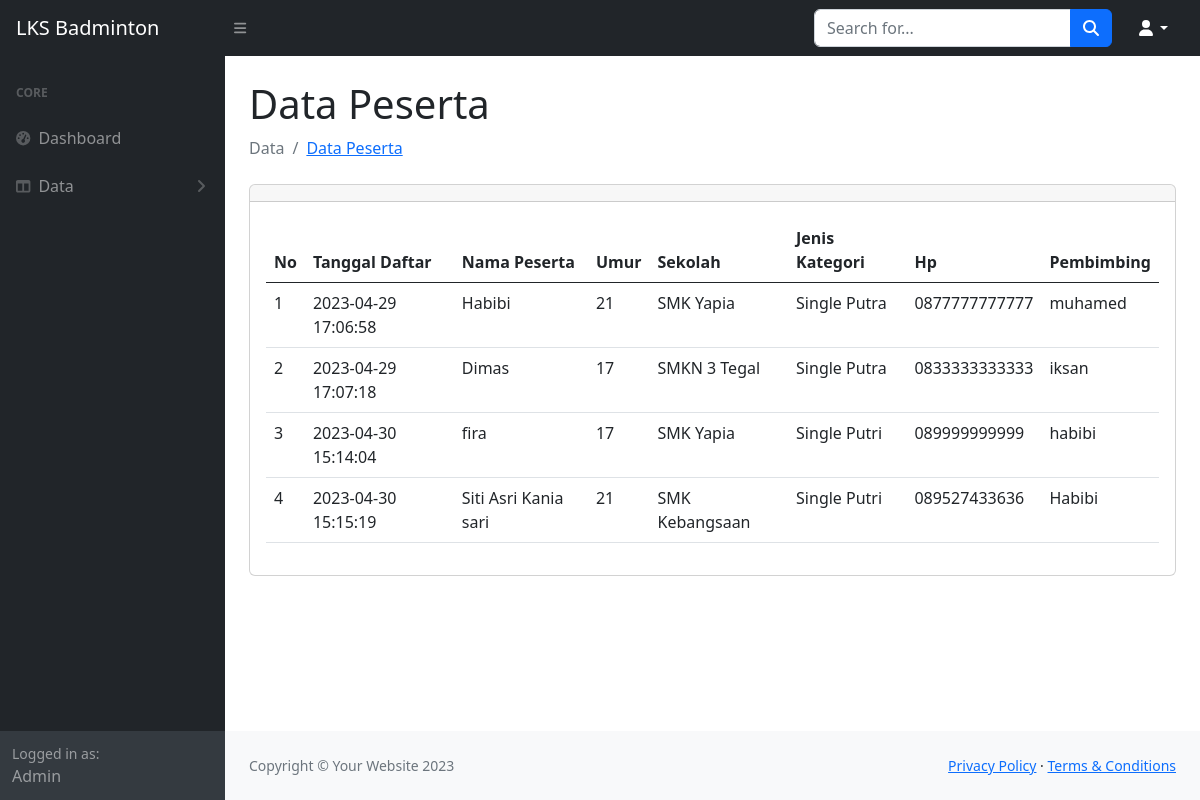
Screenshot of /admin/peserta.php with the database file from the repository.
### tables this page shows
CREATE TABLE `peserta_lks` (
  `idpeserta` int(11) NOT NULL,
  `idkategori` int(11) NOT NULL,
  `idkontingen` int(11) NOT NULL,
  `tanggal` timestamp NOT NULL DEFAULT current_timestamp(),
  `peserta` varchar(50) NOT NULL,
  `umur` varchar(2) NOT NULL,
  `sekolah` varchar(30) NOT NULL,
  `jeniskategori` varchar(50) NOT NULL,
  `hp` varchar(15) NOT NULL,
  `pembawa` varchar(10) NOT NULL
);

### admin/peserta.php (the view, shortened to what this page needs)
<?php
require '../database/db.php';
?>
<!DOCTYPE html>
<html lang="en">
<head>
    <link href="https://cdn.jsdelivr.net/npm/bootstrap@5.0.2/dist/css/bootstrap.min.css" rel="stylesheet">
    <link rel="stylesheet" href="https://cdnjs.cloudflare.com/ajax/libs/bootstrap-icons/1.7.2/bootstrap-icons.min.css">
    <link href="https://cdn.jsdelivr.net/npm/simple-datatables@7.1.2/dist/style.min.css" rel="stylesheet" />
    <link href="../assets/css/styles.css" rel="stylesheet" />
    <link rel="stylesheet" href="../assets/css/custom-css.css">
</head>
<body class="sb-nav-fixed">
    <nav class="sb-topnav navbar navbar-expand navbar-dark bg-dark">
        <a class="navbar-brand ps-3" href="home.php">LKS Badminton</a>
        <button class="btn btn-link btn-sm order-1 order-lg-0 me-4 me-lg-0" id="sidebarToggle" href="#!"><i class="fas fa-bars"></i></button>
        <form class="d-none d-md-inline-block form-inline ms-auto me-0 me-md-3 my-2 my-md-0">
            <div class="input-group">
                <input class="form-control" type="text" placeholder="Search for..." aria-label="Search for..." aria-describedby="btnNavbarSearch" />
                <button class="btn btn-primary" id="btnNavbarSearch" type="button"><i class="fas fa-search"></i></button>
            </div>
        </form>
        <ul class="navbar-nav ms-auto ms-md-0 me-3 me-lg-4">
            <li class="nav-item dropdown">
                <a class="nav-link dropdown-toggle" id="navbarDropdown" href="#" role="button" data-bs-toggle="dropdown" aria-expanded="false"><i class="fas fa-user fa-fw"></i></a>
            </li>
        </ul>
    </nav>
    <div id="layoutSidenav">
        <div id="layoutSidenav_nav">
            <nav class="sb-sidenav accordion sb-sidenav-dark" id="sidenavAccordion">
                <div class="sb-sidenav-menu">
                    <div class="nav">
                        <div class="sb-sidenav-menu-heading">Core</div>
                        <a class="nav-link" href="home.php">
                            <div class="sb-nav-link-icon"><i class="fas fa-tachometer-alt"></i></div>
                            Dashboard
                        </a>
                        <a class="nav-link collapsed" href="#" data-bs-toggle="collapse" data-bs-target="#collapseLayouts" aria-expanded="false" aria-controls="collapseLayouts">
                            <div class="sb-nav-link-icon"><i class="fas fa-columns"></i></div>
                            Data
                            <div class="sb-sidenav-collapse-arrow"><i class="fas fa-angle-down"></i></div>
                        </a>
                    </div>
                </div>
                <div class="sb-sidenav-footer">
                    <div class="small">Logged in as:</div>
                    Admin
                </div>
            </nav>
        </div>
        <div id="layoutSidenav_content">
            <main>
                <div class="container-fluid px-4">
                    <h1 class="mt-4">Data Peserta</h1>
                    <ol class="breadcrumb mb-4">
                        <li class="breadcrumb-item active">Data</li>
                        <li class="breadcrumb-item"><a href="peserta.php">Data Peserta</a></li>
                    </ol>
                    <div class="card mb-4">
                        <div class="card-header">
                        </div>
                        <div class="card-body">
                            <table class="table table-white table-hover" id="datatablesSimple">
                                <thead>
                                    <tr>
                                        <th>No</th>
                                        <th>Tanggal Daftar</th>
                                        <th>Nama Peserta</th>
                                        <th>Umur</th>
                                        <th>Sekolah</th>
                                        <th>Jenis Kategori</th>
                                        <th>Hp</th>
                                        <th>Pembimbing</th>
                                    </tr>
                                </thead>
                                <tbody>
                                    <?php
                                    $result = mysqli_query($conn, "SELECT * FROM peserta_lks");
                                    $i = 1;
                                    while ($row = mysqli_fetch_assoc($result)) {
                                        echo '<tr>';
                                        echo '<td>' . $i++  . '</td>';
                                        echo '<td>' . $row['tanggal'] . '</td>';
                                        echo '<td>' . $row['peserta'] . '</td>';
                                        echo '<td>' . $row['umur'] . '</td>';
                                        echo '<td>' . $row['sekolah'] . '</td>';
                                        echo '<td>' . $row['jeniskategori'] . '</td>';
                                        echo '<td>' . $row['hp'] . '</td>';
                                        echo '<td>' . $row['pembawa'] . '</td>';
                                        echo '</tr>';
                                    }
                                    ?>
                                </tbody>
                            </table>
                        </div>
                    </div>
                </div>
            </main>
            <footer class="py-4 bg-light mt-auto">
                <div class="container-fluid px-4">
                    <div class="d-flex align-items-center justify-content-between small">
                        <div class="text-muted">Copyright &copy; Your Website 2023</div>
                        <div>
                            <a href="#">Privacy Policy</a>
                            &middot;
                            <a href="#">Terms &amp; Conditions</a>
                        </div>
                    </div>
                </div>
            </footer>
        </div>
    </div>
</body>
</html>

### assets/css/custom-css.css (style rules this page uses)
.navbar-dark .navbar-nav .nav-link { color: #fff; }

### rows the page displays
peserta_lks: tanggal "2023-04-29 17:06:58", peserta "Habibi", umur "21", sekolah "SMK Yapia", jeniskategori "Single Putra", hp "0877777777777", pembawa "muhamed"
peserta_lks: tanggal "2023-04-29 17:07:18", peserta "Dimas", umur "17", sekolah "SMKN 3 Tegal", jeniskategori "Single Putra", hp "0833333333333", pembawa "iksan"
peserta_lks: tanggal "2023-04-30 15:14:04", peserta "fira", umur "17", sekolah "SMK Yapia", jeniskategori "Single Putri", hp "089999999999", pembawa "habibi"
peserta_lks: tanggal "2023-04-30 15:15:19", peserta "Siti Asri Kania sari", umur "21", sekolah "SMK Kebangsaan", jeniskategori "Single Putri", hp "089527433636", pembawa "Habibi"
